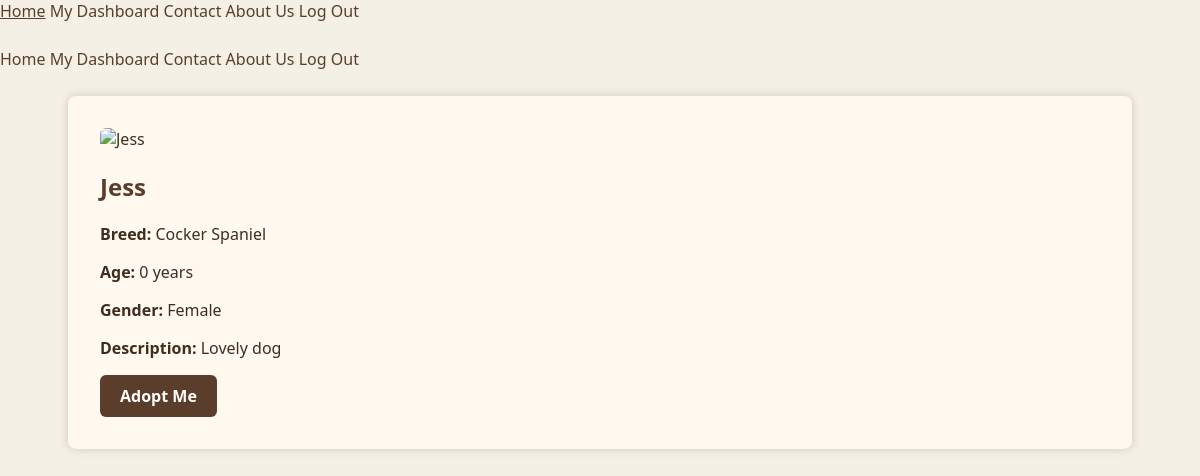
/SEProject/dogAdoptionCentre/dogs/dog_description.php?id=1 (signed in), run on the app's committed database.
### tables this page shows
CREATE TABLE `dogs` (
  `id` int(11) NOT NULL,
  `name` varchar(100) NOT NULL,
  `breed` varchar(100) NOT NULL,
  `age` int(11) NOT NULL,
  `gender` enum('Male','Female') NOT NULL,
  `description` text DEFAULT NULL,
  `image` varchar(255) DEFAULT NULL,
  `created_at` timestamp NOT NULL DEFAULT current_timestamp(),
  `is_available` tinyint(1) DEFAULT 1
);

### SEProject/dogAdoptionCentre/dogs/dog_description.php (the view, shortened to what this page needs)
<?php require_once '../template/header.php'; ?>
<?php
$db = new Database();
$pdo = $db->getConnection();
$dogID = $_GET['id'];
$stmt = $pdo->prepare("SELECT * FROM dogs WHERE id = :id");
$stmt->bindParam(':id', $dogID);
$stmt->execute();
$dog = $stmt->fetch(PDO::FETCH_ASSOC);
?>
<!DOCTYPE html>
<html lang="en">
<head>
    <link rel="stylesheet" href="/css/theme.css">
</head>
<body>
<?php require '../template/header.php'; ?>
<div class="container">
    <div class="house">
        <img src="<?php echo htmlspecialchars($dog['image']); ?>" alt="<?php echo htmlspecialchars($dog['name']); ?>">
        <h2><?php echo htmlspecialchars($dog['name']); ?></h2>
        <p><strong>Breed:</strong> <?php echo htmlspecialchars($dog['breed']); ?></p>
        <p><strong>Age:</strong> <?php echo htmlspecialchars($dog['age']); ?> years</p>
        <p><strong>Gender:</strong> <?php echo htmlspecialchars($dog['gender']); ?></p>
        <p><strong>Description:</strong> <?php echo htmlspecialchars($dog['description']); ?></p>
        <?php if (isset($_SESSION['user_id'])): ?>
            <a href="request_form.php?id=<?php echo $dog['id']; ?>" class="button">Adopt Me</a>
        <?php else: ?>
            <p><a href="../public/login.php" class="button">Log in to adopt</a></p>
        <?php endif; ?>
    </div>
</div>
</body>
</html>

### SEProject/dogAdoptionCentre/css/theme.css (style rules this page uses)
body { margin: 0; font-family: "Segoe UI", sans-serif; background-color: #f5f0e6; color: #3d2e1e; }
.container { max-width: 1000px; margin: 0 auto; padding: 2rem; background-color: #fff9f0; box-shadow: 0 0 10px rgba(61, 46, 30, 0.2); border-radius: 8px; }
h1, h2, h3 { color: #5a3e2b; }
a { color: #5a3e2b; text-decoration: none; }
button, .button { background-color: #5a3e2b; color: #fffefb; border: none; padding: 10px 20px; border-radius: 6px; cursor: pointer; text-align: center; display: inline-block; font-weight: bold; }
img { max-width: 100px; border-radius: 6px; }

### data on the page
dogs: name "Jess", breed "Cocker Spaniel", age "0", gender "Female", description "Lovely dog"
